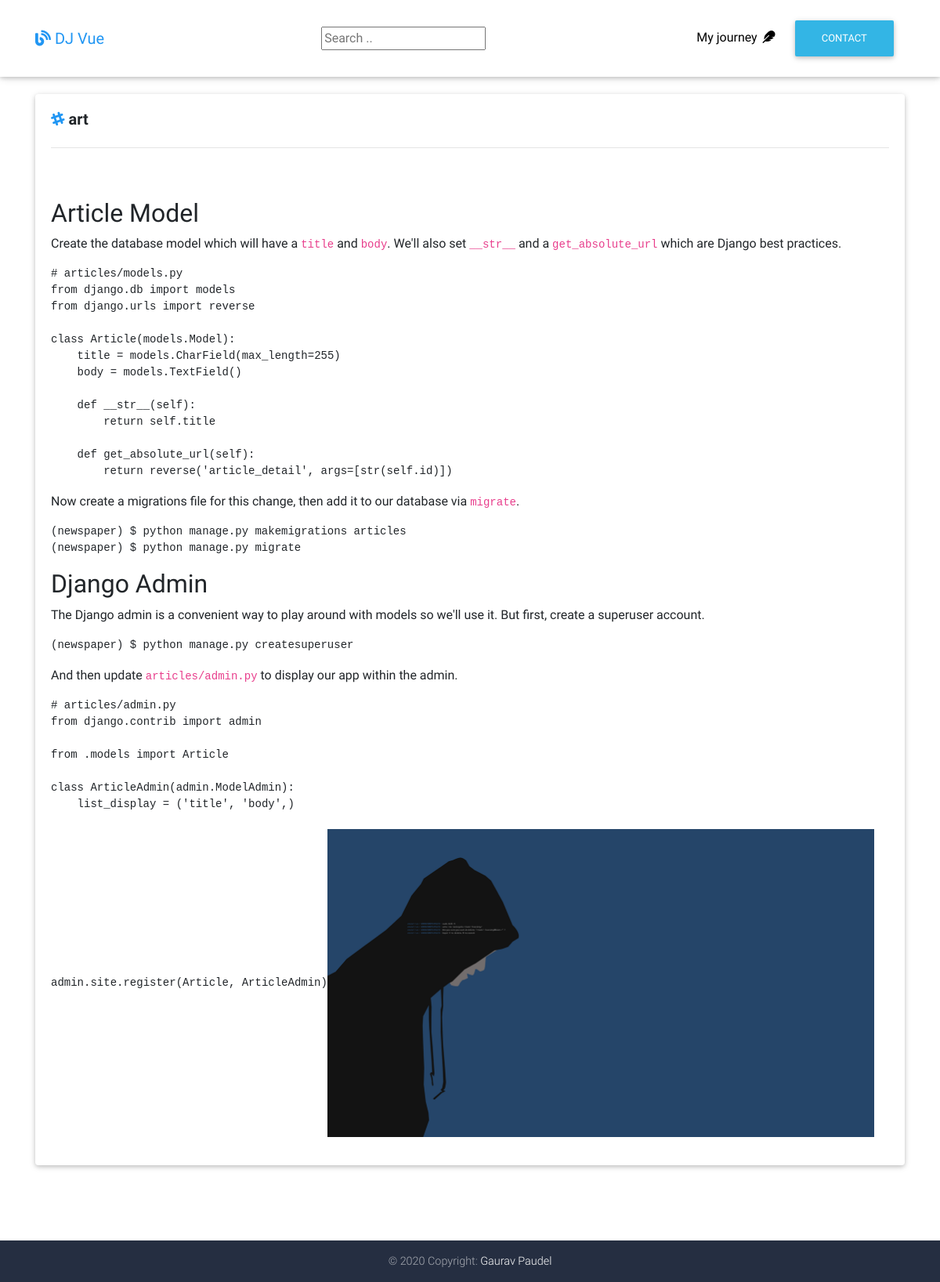
/post/art/, run on the app's committed database.
### myblog/models.py (models this page shows, shortened)
class Post(models.Model):
    title = models.CharField(max_length = 200)
    slug = models.SlugField()
    body  = models.TextField()
    date_added = models.DateTimeField(auto_now_add  = True)
    class Meta:
        ordering = ['-date_added']

### myblog/views.py (the view)
# urls.py: path('post/<slug:slug>/',postDetail, name='post_detail'),
def postDetail(request, slug):
    post = get_object_or_404(Post, slug = slug)
    context = { 'post': post}
    return render(request,'myblog/post.html', context)

### myblog/templates/myblog/post.html (shortened to what this page needs)
{% extends 'myblog/base.html' %}
{% load static %}
{% load disqus_tags %}
{% block content %}
    <main class="mt-5 pt-5">
      <div class="container">
        <section class="mt-4">
          <div class="row">
            <div class="col mb-5">
              <div class="card mb-4">
                <div class="card-body">
                  <p class="h5">
                      <i class="fab fa-slack-hash blue-text"></i>  <strong> {{ post.title }} </strong>
                 </p>
                 <hr class="my-4">
                  <p>
                    {{ post.body|safe }}
                  </p>
                </div>
              </div>
            </div>
          </div>
        </section>
      </div>
    </main>
  {% endblock %}

### data on the page
Post: title "art", body "Article Model Create the database model which will have a title and body . We'll also set __str__ and a get_absolute_url which are Django best practices. # articles/models.py from django.db import models from django.urls import reverse class Article ( models . Model ): title = models . CharField ( max_length = 255 ) body = models . TextField () def __str__ ( self ): return self . title def get_absolute_url ( self ): return reverse ( 'article_detail' , args = [ str ( self . id )]) Now create a migrations file for this change, then add it to our database via migrate . (newspaper) $ python manage.py makemigrations articles (newspaper) $ python manage.py migrate Django Admin The Django admin is…", body (picture)
